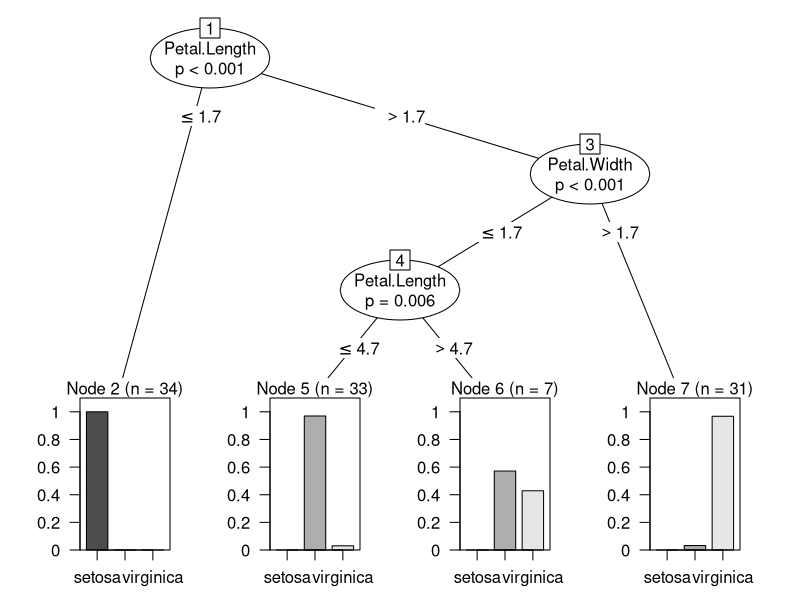
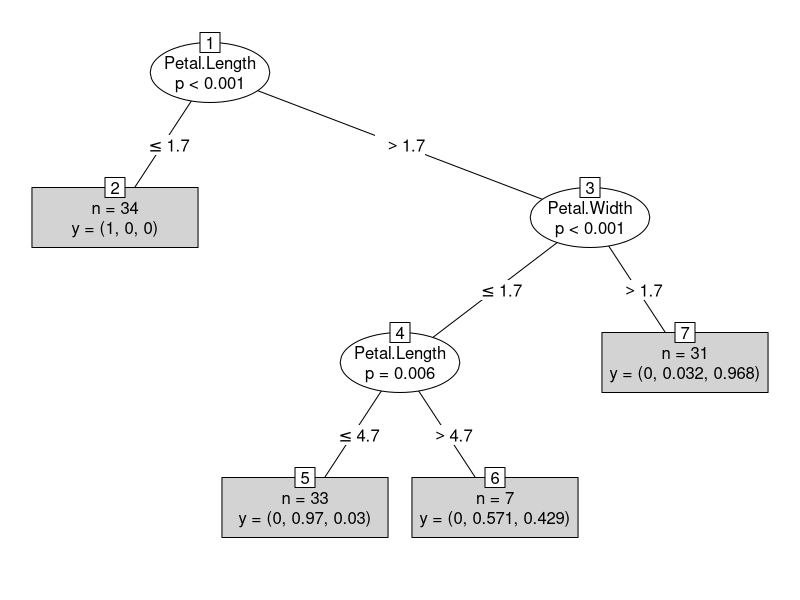

Write R code to recreate these figures, in order.
#' ## 4. Decsion Trees and Random Forest

#' ### 4.1 Decisiono Trees with Package party

#' *iris* again

#+
str(iris)

#' preparation of train data (70%) and test data (30%).

#+
set.seed(54321)
ind <- sample(2, nrow(iris), replace = TRUE, prob = c(0.7, 0.3))
# create the bit series's number with the length nrow(iris) with
# the probability 0.7, 0.3, respectively
str(ind)
table(ind)

#+
trainData <- iris[ind==1, ]    # setup the train data
testData  <- iris[ind==2, ]    # setup the test data
head(trainData)
head(testData)

#' building the decision tree

#+
library(party)
#
# Species is the target variable and all other variables are independent variables.
myFormula <- Species ~ Sepal.Length + Sepal.Width + Petal.Length + Petal.Width
#
# ctree() provides some parameters, such as MinSplit, MinBusket, MaxSurrogate, MaxDept
# to control the training of decision trees.
iris_ctree <- ctree(myFormula, data=trainData)

#' check the prediction

#+
str(predict(iris_ctree))
str(trainData$Species)
table(predict(iris_ctree), trainData$Species)

#' the built decision tree

#+
print(iris_ctree)

#+
plot(iris_ctree)

#+
plot(iris_ctree, typ="simple")

#+
testPred <- predict(iris_ctree, newdata=testData)
table(testPred, testData$Species)
